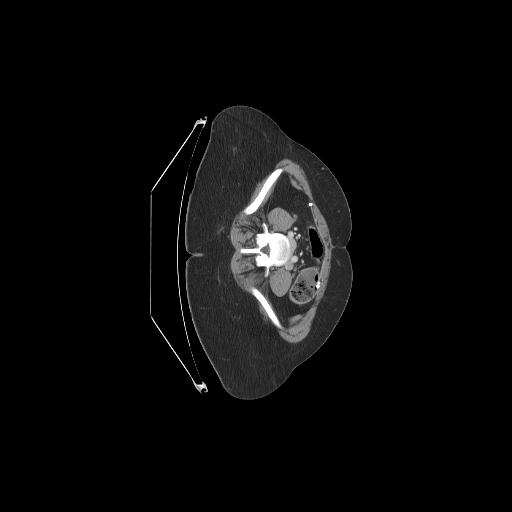
#> input picture saving/images/sample_0_100.jpg, 512 x 512 px, found by its file name; its folder holds only this picture in this run
$ python local_histogram_analysis.py
#> lines starting #> are read from the running program, lines starting #| are printed output that depends on the picture; after the words box and inside, x2 and y2 are one past the last pixel; in counts of white or black regions, pixels touching at a corner belong together
import os
from PIL import Image
import numpy as np
import cv2
from image_enhancement import *
base_folder = r'C:\Users\hpuser\Desktop\TrainDataset\TrainDataset'
theta0 = 1.3945
theta1 = 9.1377
theta2 = 0.5

img_folder = os.path.join(base_folder, 'images')
mask_folder = os.path.join(base_folder, 'masks')
images = os.listdir(img_folder)

class_0_folder = os.path.join(base_folder, 'class_0')
class_1_folder = os.path.join(base_folder, 'class_1')
class_2_folder = os.path.join(base_folder, 'class_2')
os.makedirs(class_0_folder, exist_ok=True)
os.makedirs(class_1_folder, exist_ok=True)
os.makedirs(class_2_folder, exist_ok=True)
class_0_img_folder = os.path.join(class_0_folder, 'images')
class_0_mask_folder = os.path.join(class_0_folder, 'masks')
os.makedirs(class_0_img_folder, exist_ok=True)
os.makedirs(class_0_mask_folder, exist_ok=True)
class_1_img_folder = os.path.join(class_1_folder, 'images')
class_1_mask_folder = os.path.join(class_1_folder, 'masks')
os.makedirs(class_1_img_folder, exist_ok=True)
os.makedirs(class_1_mask_folder, exist_ok=True)
class_2_img_folder = os.path.join(class_2_folder, 'images')
class_2_mask_folder = os.path.join(class_2_folder, 'masks')
os.makedirs(class_2_img_folder, exist_ok=True)
os.makedirs(class_2_mask_folder, exist_ok=True)

for img_file in images :
    img_dir = os.path.join(img_folder, img_file)
    mask_dir = os.path.join(mask_folder, img_file)

    pil_img = Image.open(img_dir).resize((256,256))
    mask_img = Image.open(mask_dir).resize((256,256)).convert('L')
    mask_np = np.array(mask_img)
    mask_np = np.where(mask_np > 100, 1, 0)
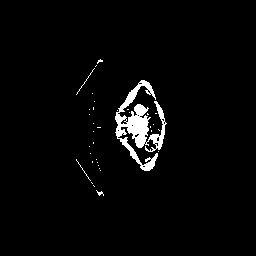
#> mask_np: shape (256, 256) int64; values 0 (black) and 1 (white), 2.8% white; 35 white regions (31 under 20 px), largest, box (x1, y1, x2, y2) and area: (115, 80, 167, 171) 1727, (76, 68, 95, 95) 27, (76, 159, 91, 181) 22, (96, 190, 104, 196) 20
    white_position = mask_np.sum()
#> white_position = 1857
    white_position = (white_position / (256 * 256)) * 100
#> white_position = 2.83
    if white_position < 5 :
        pil_img.save(os.path.join(class_0_img_folder, img_file))
        mask_img.save(os.path.join(class_0_mask_folder, img_file))

    elif 5 <= white_position < 15 :
        pil_img.save(os.path.join(class_1_img_folder, img_file))
        mask_img.save(os.path.join(class_1_mask_folder, img_file))

    else :
        pil_img.save(os.path.join(class_2_img_folder, img_file))
        mask_img.save(os.path.join(class_2_mask_folder, img_file))
